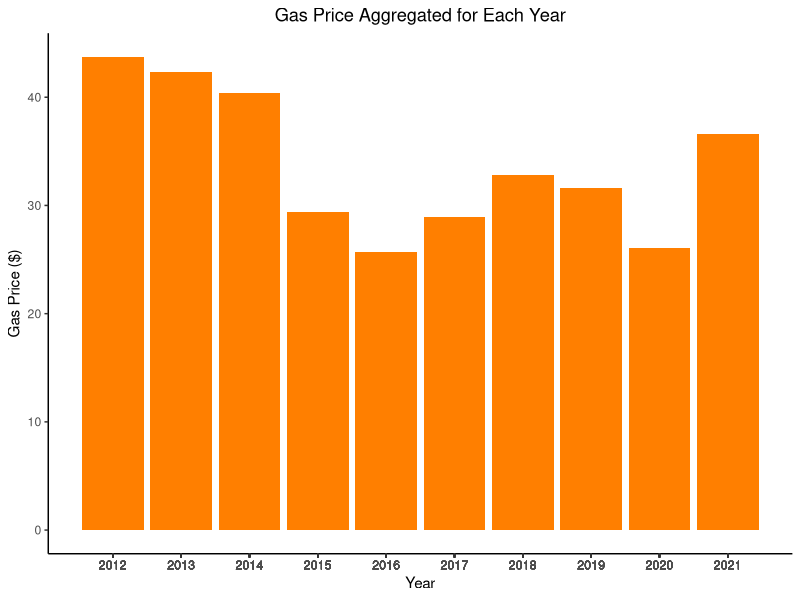
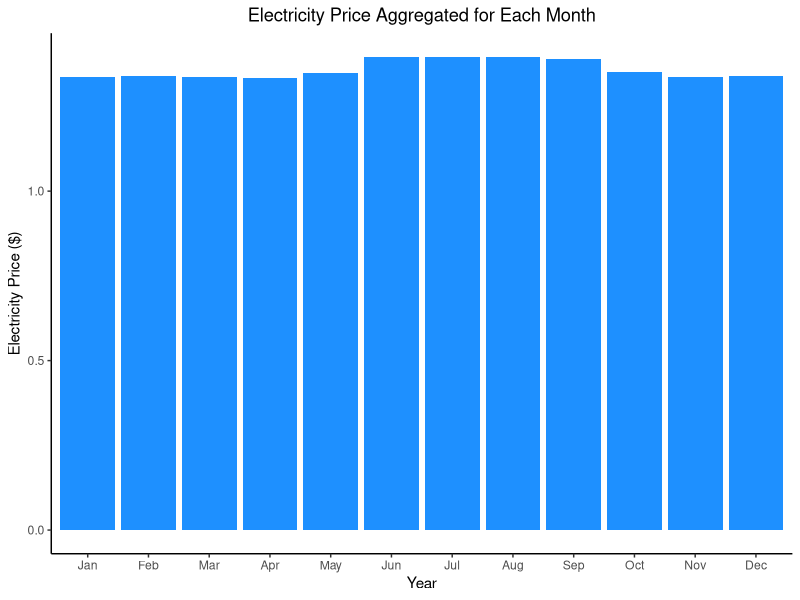
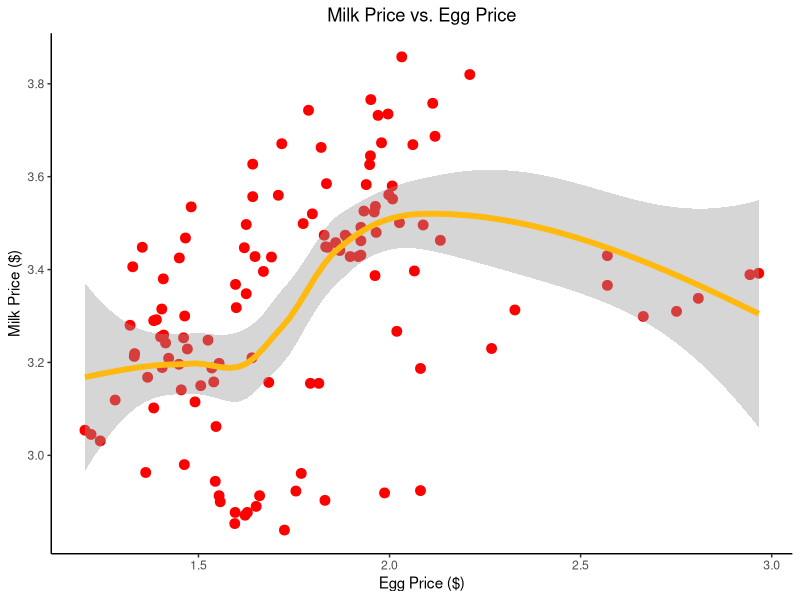
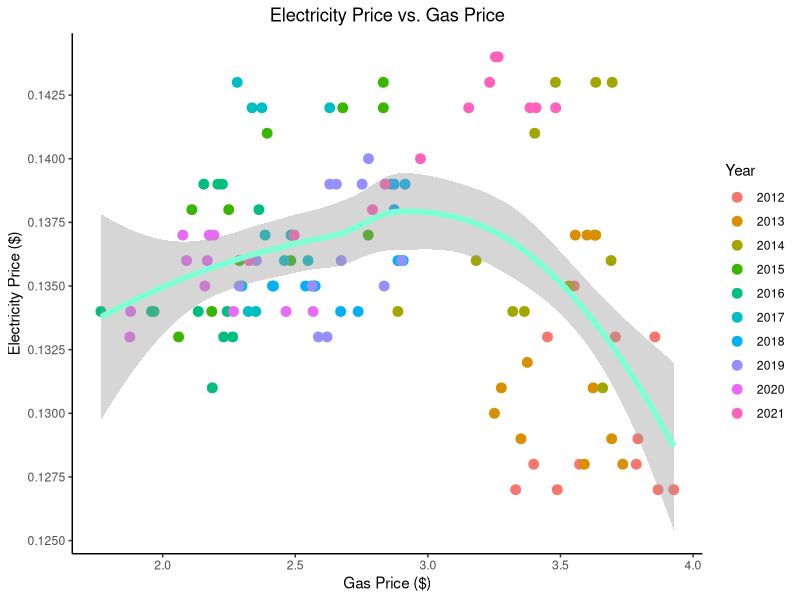
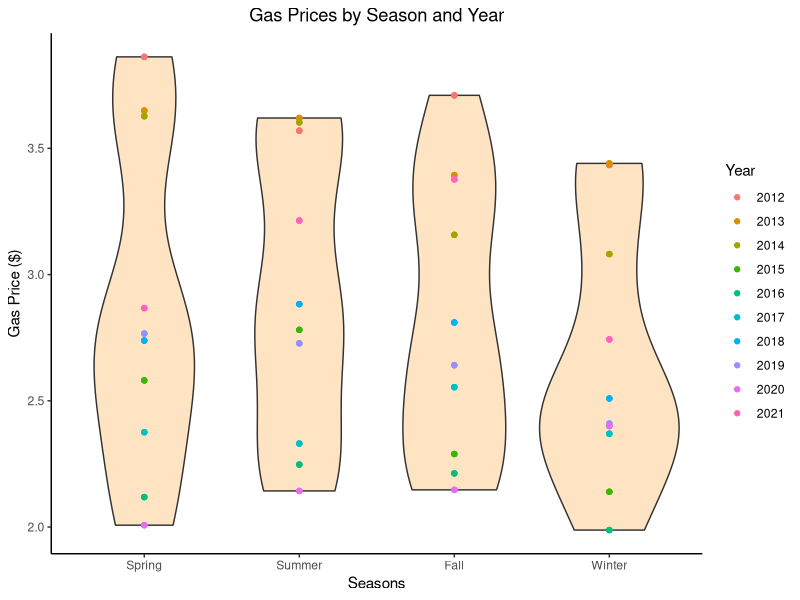
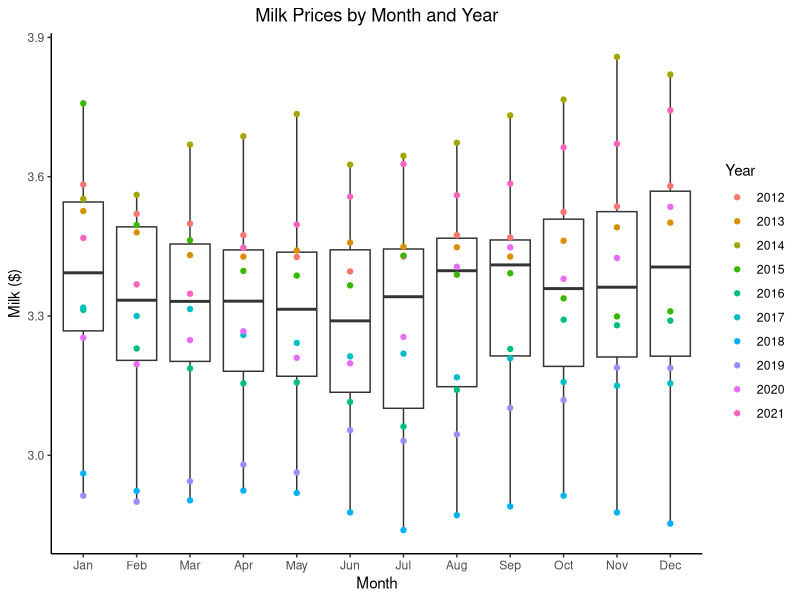

Here is the R script that generated these plots, in order:
## ---- chunk 1
# The following code is a basic setup of options for your document
knitr::opts_chunk$set(echo = TRUE, eval = TRUE,  
                      warning = FALSE, message = FALSE, 
                      fig.align = "center",
                      R.options = list(max.print=100))
# loading tidyverse
library(tidyverse)
## ---- chunk 2
# reading in the data
eggs = read_csv('Eggs.csv', show_col_types =  FALSE)
electricity = read_csv('Electricity.csv',show_col_types =  FALSE)
gasoline = read_csv('Gasoline.csv',show_col_types =  FALSE)
milk = read_csv('Milk.csv', show_col_types =  FALSE)
## ---- chunk 3
# looking at the data 
head(eggs, 10)
head(electricity, 10)
head(gasoline, 10)
head(milk, 10)
## ---- chunk 4
# tidy up all the data using pivot function
eggs <- eggs %>%
  pivot_longer(cols = c('Jan':'Dec'),  # columns to combine 
               names_to = 'Month',     # name of new column
               values_to = 'Egg_Price')  # move values to a new column

electricity <- electricity %>%
  pivot_longer(cols = c('Jan': 'Dec'),
               names_to = 'Month',
               values_to = 'Electricity_Price')
gasoline <- gasoline %>%
  pivot_longer(cols = c('Jan': 'Dec'),
               names_to = 'Month',
               values_to = 'Gas_Price')
milk <- milk %>%
  pivot_longer(cols = c('Jan': 'Dec'),
               names_to = 'Month',
               values_to = 'Milk_Price')
#looking at the data
head(eggs, 10)
head(electricity, 10)
head(gasoline, 10)
head(milk, 10)

## ---- chunk 5
# merging eggs with electricity
eggs_elec <- eggs %>% 
  full_join(electricity, by = c('Year', 'Month'))
# merging eggs and electricity with gasoline
eggs_elec_gas <- eggs_elec %>%
  full_join(gasoline, by = c('Year', 'Month'))
# merging milk with previous data set to create final one
cpi <- eggs_elec_gas %>%
  full_join(milk, by = c('Year', 'Month'))
# Looking at the data
cpi
## ---- chunk 6
# Numerical
cpi %>% 
  group_by(Year) %>% # group by the year
  select(Egg_Price) %>%
  summarize(egg_mean_price = mean(Egg_Price, na.rm = T), 
            egg_sd_price = sd(Egg_Price, na.rm = T)) %>% # mean and std
  arrange(desc(egg_mean_price))
## ---- chunk 7
# Numerical
cpi %>% 
  filter(Year == c(2016, 2017, 2018, 2019, 2020)) %>% # filter years
  group_by(Year) %>%
  summarise(mean_gas = mean(Gas_Price, na.rm = T)) %>%
  arrange(desc(mean_gas), 12) # descending order

## ---- chunk 8
# Numerical
cpi %>%
  group_by(Month) %>% # group by Month
  summarise(egg_mean_price = mean(Egg_Price), # egg mean price
            milk_mean_price = mean(Milk_Price)) %>% # milk mean price
  arrange(desc(egg_mean_price), 12)  # descending order
## ---- chunk 9
# Categorical 
mean_milk_price = mean(cpi$Milk_Price, na.rm = T) # total mean price over all the years 

cpi %>%  # categorize prices by low, high, and average using average price.
  mutate(price_category = case_when(Milk_Price <= mean_milk_price ~ "Low",
                                    Milk_Price > mean_milk_price ~ "High")) %>%
  group_by(Year, price_category) %>% 
  summarise(number_of_prices = n())  %>% # count total # of high and low prices per Year
  arrange(desc(number_of_prices))

cpi %>%  # categorize prices by low, high, and average using average price.
  mutate(price_category = case_when(Milk_Price < mean_milk_price ~ "Low",
                                    Milk_Price > mean_milk_price ~ "High",
                                    Milk_Price == mean_milk_price ~ "Average")) %>%
  group_by(price_category) %>% 
  summarise(number_of_prices = n())  %>% # count total # of high and low prices
  arrange(desc(number_of_prices))

## ---- chunk 10
# Categorical
cpi %>% 
  # Determining the season by the month
  mutate(seasons = case_when(Month == 'Jun' | Month == 'Jul' | 
                              Month == 'Aug' ~ "Summer",
                             Month == 'Sep' | Month ==  'Oct' |
                              Month == 'Nov' ~ "Fall",
                             Month == 'Dec'| Month == 'Jan' | 
                              Month =='Feb' ~ "Winter",
                             Month == 'Mar'| Month == 'Apr'| 
                              Month =='May'  ~ "Spring")) %>%
  group_by(seasons) %>%
  # find mean elec. per season
  summarise(mean_elec = mean(Electricity_Price, na.rm = T),
            sd_elec = sd(Electricity_Price, na.rm = T)) %>% 
  arrange(desc(mean_elec))
## ---- chunk 11
# One Variable
cpi %>%
  ggplot(aes(x = Year, y = Gas_Price)) + 
  geom_bar(stat = 'identity', fill = 'darkorange1') + # create a bar plot
  scale_x_continuous(breaks = cpi$Year) + # map x-axis
  labs(x= "Year", y = 'Gas Price ($)',   # add axis titles
       title = 'Gas Price Aggregated for Each Year') +
  theme_classic() + # add theme
  theme(plot.title = element_text(hjust = 0.5))
## ---- chunk 12
# One Variable
cpi %>%
  group_by(Month) %>%  # group by the month
  ggplot(aes(x = Month, y = Electricity_Price)) +
  geom_bar(stat = 'identity', fill = 'dodgerblue') + # create a bar plot
  labs(x= "Year", y = 'Electricity Price ($)',   # add axis titles
       title = 'Electricity Price Aggregated for Each Month')  + 
  scale_x_discrete(limits = c("Jan","Feb","Mar", "Apr", "May",
                              "Jun", "Jul", "Aug", "Sep", "Oct",
                              "Nov", "Dec")) +
  theme_classic() + # add theme
  theme(plot.title = element_text(hjust = 0.5))
## ---- chunk 13
# Two variable
cpi %>% 
  ggplot(aes(x = Egg_Price, y= Milk_Price)) +
  geom_point(color = 'red', size = 3) +  # add scatterplot
  geom_smooth(color = 'darkgoldenrod1', size = 2) + # add a trendline
  scale_y_continuous(breaks = seq(3.0, 3.9, 0.2)) + # map y - axis
  labs(x= "Egg Price ($)", y = 'Milk Price ($)', # add axis labels
       title = 'Milk Price vs. Egg Price') +
  theme_classic() +  # add theme
  theme(plot.title = element_text(hjust = 0.5))

cor(cpi$Egg_Price, cpi$Milk_Price) # find correlation
## ---- chunk 14
# Two variables
cpi %>%
  ggplot(aes(x = Gas_Price, y= Electricity_Price)) +
  geom_point(aes(color = as.factor(Year)), size = 3) + # add scatterplot
  geom_smooth(color = 'aquamarine', size = 2) + # add trendline
  scale_y_continuous(breaks = seq(0.125, 0.150, 0.0025)) + # map y - axis
  scale_x_continuous(breaks = seq(1.5, 4.2, 0.5)) +  # map x - axis
   labs(x= "Gas Price ($)", y = 'Electricity Price ($)', # add axis labels
       title = 'Electricity Price vs. Gas Price', 
       colour = "Year") + 
  theme_classic() + # add theme
  theme(plot.title = element_text(hjust = 0.5))

cor(cpi$Gas_Price, cpi$Electricity_Price) # find correlation
## ---- chunk 15
# 3 variables
cpi_season <- cpi %>% 
  # create a seasons variable
  mutate(seasons = case_when(Month == 'Jun' | Month == 'Jul' |
                              Month == 'Aug' ~ "Summer",
                             Month == 'Sep' | Month ==  'Oct' |
                              Month == 'Nov' ~ "Fall",
                             Month == 'Dec'| Month == 'Jan' | 
                              Month =='Feb' ~ "Winter",
                             Month == 'Mar'| Month == 'Apr'| 
                              Month =='May'  ~ "Spring"))
cpi_season %>% 
  group_by(Year, seasons) %>%
  mutate(gas_mean = mean(Gas_Price, na.rm = T))  %>% # find the mean
  ggplot(aes(x = seasons, y = gas_mean)) +
  geom_violin(fill = 'bisque') +  # create violin plot
  geom_point(aes(color = as.factor(Year))) + # create scatterplot
  scale_x_discrete(limits = c("Spring", "Summer", # map x - axis
                              "Fall", "Winter"))  +
  labs(x= "Seasons", y = "Gas Price ($)", # add axis titles
       title = 'Gas Prices by Season and Year',
       colour = 'Year') +
  theme_classic() + # add theme
  theme(plot.title = element_text(hjust = 0.5))

## ---- chunk 16
# 3 variables
cpi %>%
  ggplot(aes(x = Month, y = Milk_Price)) +
  geom_boxplot() + # add boxplot
  geom_point(aes(color = as.factor(Year))) + # add scatterplot
  scale_x_discrete(limits = c("Jan","Feb","Mar", "Apr", "May", # map x-axis
                              "Jun", "Jul", "Aug", "Sep", "Oct",
                              "Nov", "Dec")) +
  labs(x = "Month", y = 'Milk ($)', 
       title = 'Milk Prices by Month and Year', 
       colour = 'Year') + # add axis labels
  theme_classic()  + # add theme
  theme(plot.title = element_text(hjust = 0.5))

## ---- chunk 17

Sys.info()
